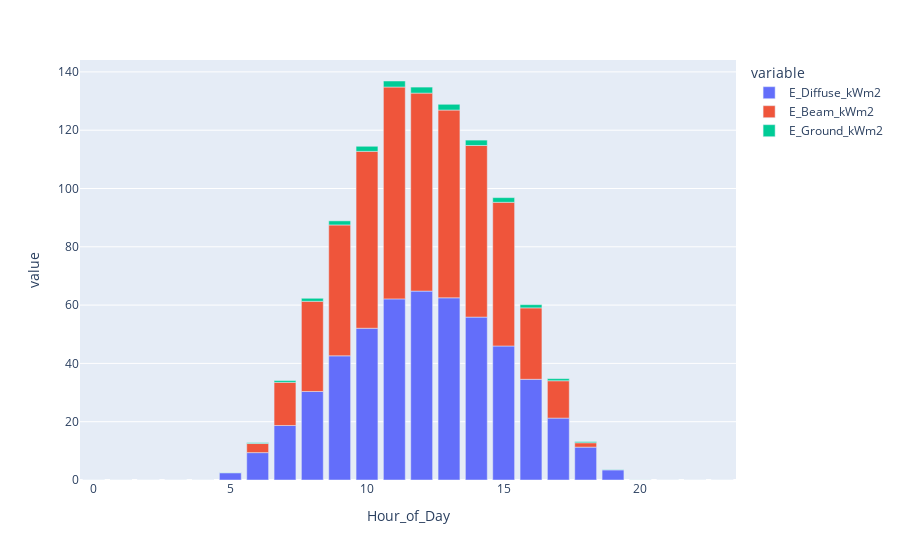

Notebook code cell kept with this figure:
### Code cell
import plotly.express as px
px.bar(site.rad_data.hourly[["E_Diffuse_kWm2", "E_Beam_kWm2", "E_Ground_kWm2"]][:300])

### Figure 1 — Plotly figure (JSON) as saved in the notebook; plotly's stock layout.template omitted (floating-point values rounded to 4 significant figures)
{"data": [{"alignmentgroup": "True", "hovertemplate": "variable=E_Diffuse_kWm2<br>Hour_of_Day=%{x}<br>value=%{y}<extra></extra>", "legendgroup": "E_Diffuse_kWm2", "marker": {"color": "#636efa", "pattern": {"shape": ""}}, "name": "E_Diffuse_kWm2", "offsetgroup": "E_Diffuse_kWm2", "orientation": "v", "showlegend": true, "textposition": "auto", "type": "bar", "x": [0, 1, 2, 3, 4, 5, 6, 7, 8, 9, 10, 11, 12, 13, 14, 15, 16, 17, 18, 19, 20, 21, 22, 23], "xaxis": "x", "y": [0, 0, 0, 0, 0, 2.524, 9.395, 18.71, 30.37, 42.6, 52.06, 62.13, 64.8, 62.5, 55.88, 45.97, 34.54, 21.23, 11.28, 3.535, 0, 0, 0, 0], "yaxis": "y"}, {"alignmentgroup": "True", "hovertemplate": "variable=E_Beam_kWm2<br>Hour_of_Day=%{x}<br>value=%{y}<extra></extra>", "legendgroup": "E_Beam_kWm2", "marker": {"color": "#EF553B", "pattern": {"shape": ""}}, "name": "E_Beam_kWm2", "offsetgroup": "E_Beam_kWm2", "orientation": "v", "showlegend": true, "textposition": "auto", "type": "bar", "x": [0, 1, 2, 3, 4, 5, 6, 7, 8, 9, 10, 11, 12, 13, 14, 15, 16, 17, 18, 19, 20, 21, 22, 23], "xaxis": "x", "y": [0, 0, 0, 0, 0, 0, 3.119, 14.79, 30.94, 44.89, 60.68, 72.68, 67.92, 64.41, 58.89, 49.29, 24.51, 12.82, 1.504, 0, 0, 0, 0, 0], "yaxis": "y"}, {"alignmentgroup": "True", "hovertemplate": "variable=E_Ground_kWm2<br>Hour_of_Day=%{x}<br>value=%{y}<extra></extra>", "legendgroup": "E_Ground_kWm2", "marker": {"color": "#00cc96", "pattern": {"shape": ""}}, "name": "E_Ground_kWm2", "offsetgroup": "E_Ground_kWm2", "orientation": "v", "showlegend": true, "textposition": "auto", "type": "bar", "x": [0, 1, 2, 3, 4, 5, 6, 7, 8, 9, 10, 11, 12, 13, 14, 15, 16, 17, 18, 19, 20, 21, 22, 23], "xaxis": "x", "y": [0, 0, 0, 0, 0, 0.07, 0.295, 0.626, 1.034, 1.406, 1.745, 2.064, 2.065, 1.979, 1.839, 1.609, 1.103, 0.718, 0.381, 0.116, 0.016, 0, 0, 0], "yaxis": "y"}], "layout": {"barmode": "relative", "legend": {"title": {"text": "variable"}, "tracegroupgap": 0}, "margin": {"t": 60}, "xaxis": {"anchor": "y", "domain": [0, 1], "title": {"text": "Hour_of_Day"}}, "yaxis": {"anchor": "x", "domain": [0, 1], "title": {"text": "value"}}}}
